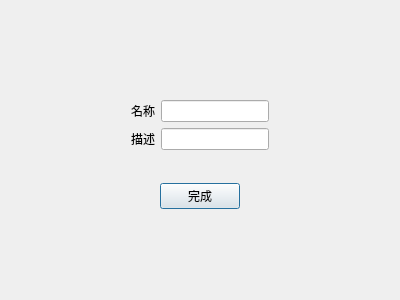
<?xml version="1.0" encoding="UTF-8"?>
<ui version="4.0">
 <class>Rename</class>
 <widget class="QDialog" name="Rename">
  <property name="geometry">
   <rect>
    <x>0</x>
    <y>0</y>
    <width>400</width>
    <height>300</height>
   </rect>
  </property>
  <property name="windowTitle">
   <string>重命名</string>
  </property>
  <layout class="QGridLayout" name="gridLayout">
   <item row="0" column="0">
    <widget class="QWidget" name="widget" native="true">
     <layout class="QGridLayout" name="gridLayout_5">
      <item row="0" column="0">
       <spacer name="verticalSpacer">
        <property name="orientation">
         <enum>Qt::Vertical</enum>
        </property>
        <property name="sizeHint" stdset="0">
         <size>
          <width>20</width>
          <height>58</height>
         </size>
        </property>
       </spacer>
      </item>
      <item row="1" column="0">
       <widget class="QWidget" name="widget_3" native="true">
        <layout class="QGridLayout" name="gridLayout_3">
         <item row="0" column="0">
          <spacer name="horizontalSpacer">
           <property name="orientation">
            <enum>Qt::Horizontal</enum>
           </property>
           <property name="sizeHint" stdset="0">
            <size>
             <width>74</width>
             <height>20</height>
            </size>
           </property>
          </spacer>
         </item>
         <item row="0" column="1">
          <widget class="QWidget" name="widget_2" native="true">
           <layout class="QGridLayout" name="gridLayout_2">
            <item row="1" column="1">
             <widget class="QLineEdit" name="lineEdit_2"/>
            </item>
            <item row="0" column="0">
             <widget class="QLabel" name="label">
              <property name="text">
               <string>名称</string>
              </property>
             </widget>
            </item>
            <item row="0" column="1">
             <widget class="QLineEdit" name="lineEdit"/>
            </item>
            <item row="1" column="0">
             <widget class="QLabel" name="label_2">
              <property name="text">
               <string>描述</string>
              </property>
             </widget>
            </item>
           </layout>
          </widget>
         </item>
         <item row="0" column="2">
          <spacer name="horizontalSpacer_2">
           <property name="orientation">
            <enum>Qt::Horizontal</enum>
           </property>
           <property name="sizeHint" stdset="0">
            <size>
             <width>73</width>
             <height>18</height>
            </size>
           </property>
          </spacer>
         </item>
        </layout>
       </widget>
      </item>
      <item row="2" column="0">
       <widget class="QWidget" name="widget_4" native="true">
        <layout class="QGridLayout" name="gridLayout_4">
         <item row="0" column="0">
          <spacer name="horizontalSpacer_3">
           <property name="orientation">
            <enum>Qt::Horizontal</enum>
           </property>
           <property name="sizeHint" stdset="0">
            <size>
             <width>127</width>
             <height>20</height>
            </size>
           </property>
          </spacer>
         </item>
         <item row="0" column="1">
          <widget class="QPushButton" name="pushButton">
           <property name="text">
            <string>完成</string>
           </property>
          </widget>
         </item>
         <item row="0" column="2">
          <spacer name="horizontalSpacer_4">
           <property name="orientation">
            <enum>Qt::Horizontal</enum>
           </property>
           <property name="sizeHint" stdset="0">
            <size>
             <width>126</width>
             <height>20</height>
            </size>
           </property>
          </spacer>
         </item>
        </layout>
       </widget>
      </item>
      <item row="3" column="0">
       <spacer name="verticalSpacer_2">
        <property name="orientation">
         <enum>Qt::Vertical</enum>
        </property>
        <property name="sizeHint" stdset="0">
         <size>
          <width>20</width>
          <height>57</height>
         </size>
        </property>
       </spacer>
      </item>
     </layout>
    </widget>
   </item>
  </layout>
 </widget>
 <resources/>
 <connections/>
</ui>
